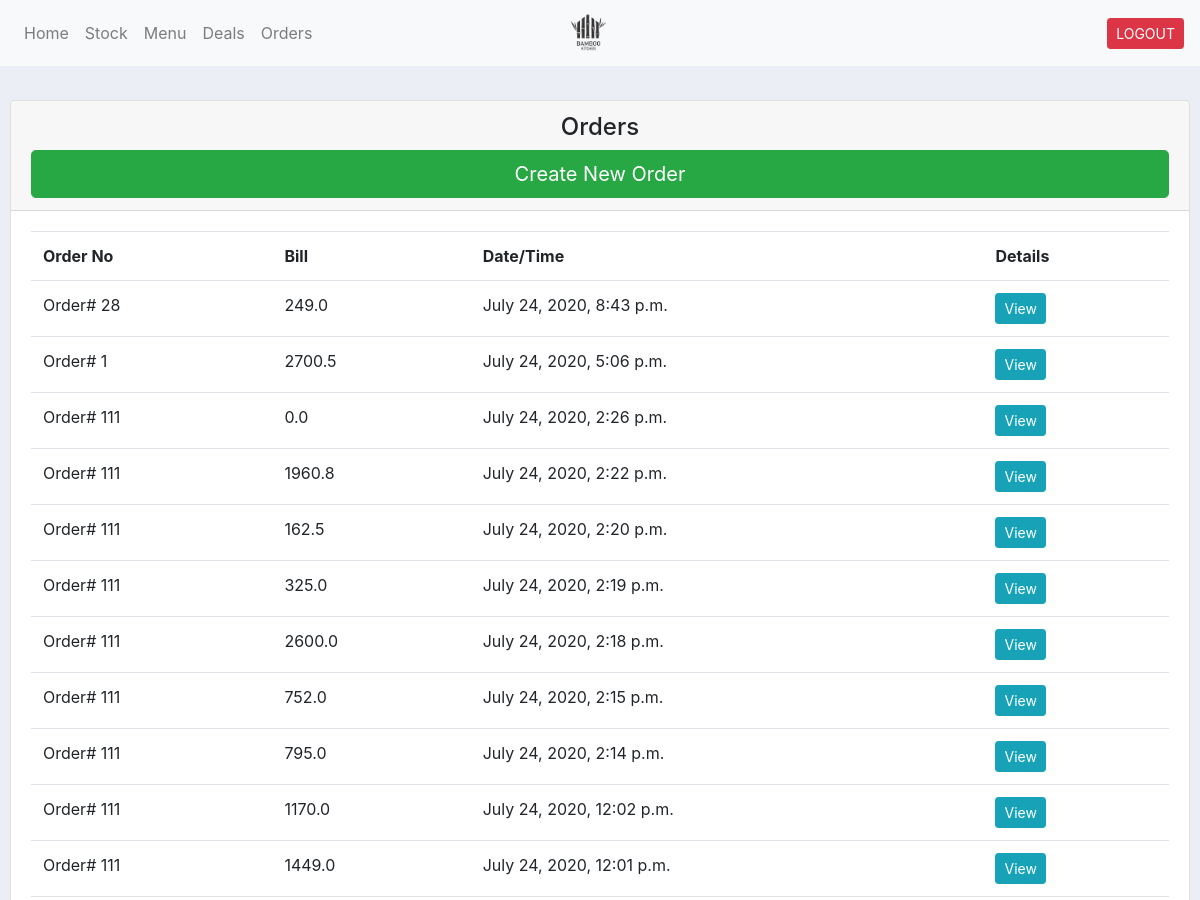
Before: /orders/ (signed in, upper part) with the older database file.
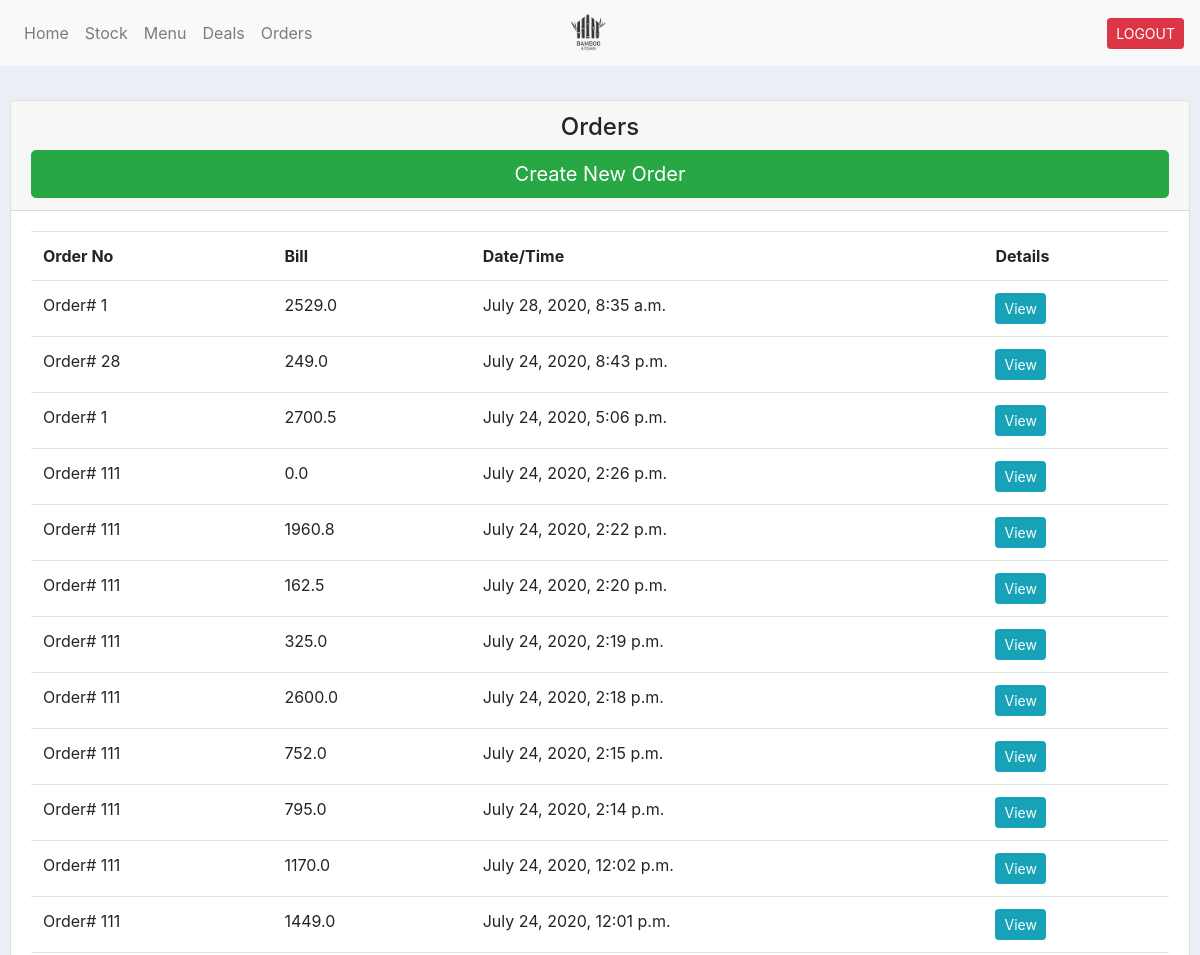
After: the same page with the newer database file.
### bk_app/models.py (models this page shows, shortened)
class Order(models.Model):
    STATUS = (
        ('Dine In', 'Dine In'),
        ('Takeaway', 'Takeaway'),
    )
    no = models.PositiveIntegerField(default=111, null=True, blank=True)
    order_taker_name = models.CharField(max_length=50, null=True, blank=True)
    status = models.CharField(max_length=20, default='Dine In', choices=STATUS)
    charges = models.FloatField(default=1.0)
    bill = models.FloatField(default=1.0)
    discount = models.FloatField(default=0.0, null=True)
    date_created = models.DateTimeField(auto_now_add=True, null=True)
    add_by = models.ForeignKey(User, null=True, on_delete=models.DO_NOTHING)
    class Meta:
        ordering = ['-date_created']

### bk_app/views.py (the view)
# urls.py: path('orders/', views.orders, name='orders'),
@login_required(login_url='login')
def orders(request):
    all_orders = Order.objects.all()
    current_orders = Order.objects.filter(date_created__day=timezone.now().day).count()
    context = {'orders': all_orders}
    return render(request, 'bk_app/orders.html', context)

### bk_app/templates/bk_app/orders.html
{% extends 'bk_app/main.html' %}
{% load static %}
{% block content %}
    <br/>
    <div class="row">
        <div class="col">
            <div class="card" style="margin: 10px">
                <div class="card-header text-center">
                    <h4>Orders</h4>
                    <a class="btn btn-lg btn-success btn-block" href="{% url 'add_order' %}">Create New Order</a>
                </div>
                <div class="card-body" style="height: 75vh; overflow:auto;">
                    <table class="table table-md">
                        <tr>
                            <th>Order No</th>
                            <th>Bill</th>
                            <th>Date/Time</th>
                            <th>Details</th>
                        </tr>
                        {% for order in orders %}
                            <tr>
                                <td>Order# {{ order.no }}</td>
                                <td>{{ order.bill }}</td>
                                <td>{{ order.date_created }}</td>
                                <td><a class="btn btn-sm btn-info" href="{% url 'view_order' order.id %}">View</a></td>
                            </tr>
                        {% endfor %}
                    </table>
                </div>
            </div>
        </div>
    </div>
{% endblock %}

Changed rows visible on the page:
added Order: no "1", bill "2529.0", date_created "July 28, 2020, 8:35 a.m."
